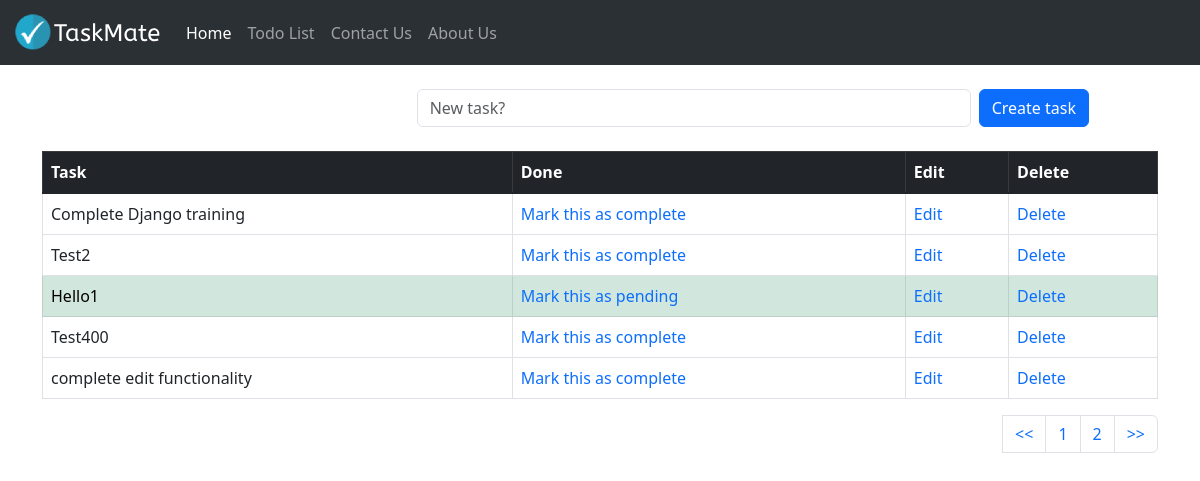
Before: /todolist/ with the older database file.
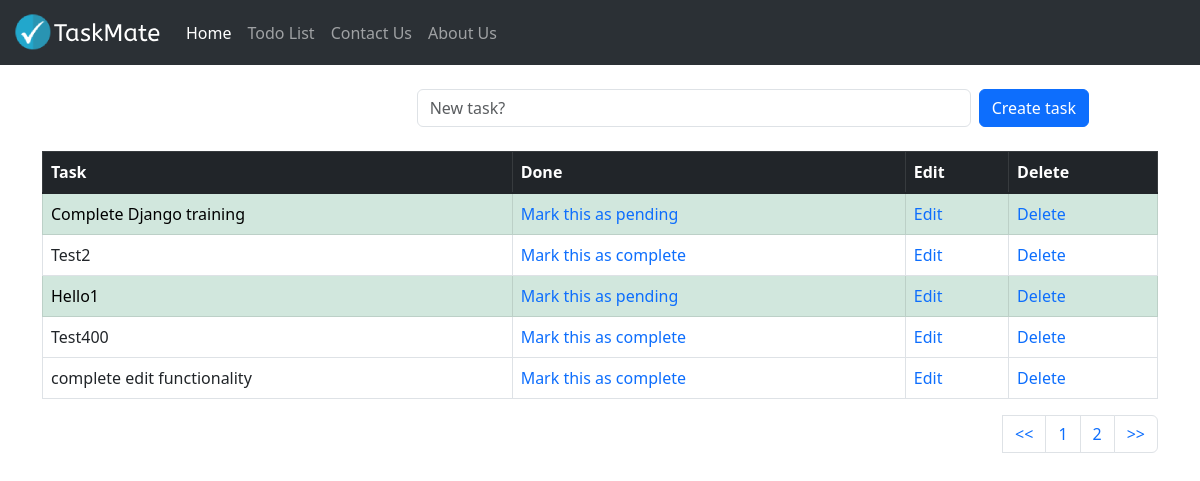
After: the same page with the newer database file.
### todolist_app/models.py (models this page shows, shortened)
class TaskList(models.Model):
    task = models.CharField(max_length=300)
    done = models.BooleanField(default=False)

### todolist_app/views.py (the view)
# urls.py: path('todolist/', include('todolist_app.urls')),
def todolist(request):
    if request.method == "POST":
        form = Taskform(request.POST or None)
        if form.is_valid:
            form.save()
        messages.success(request,("Task added successfully!"))
        return redirect('todolist')
    else:
        all_tasks = TaskList.objects.all()
        paginator = Paginator(all_tasks, 5)
        page = request.GET.get('pg')
        all_tasks = paginator.get_page(page)
        return render(request,'todolist.html',{'all_tasks':all_tasks})

### todolist_app/templates/todolist.html (shortened to what this page needs)
{% extends 'base.html' %}
{% block content %}
    <br/>
    <div class="container">
    <form method="POST" class="row align-items-center g-2">
        <label class="col-lg-4 col-form-label"></label>
        <div class="col-md-6 col-lg-6">
            <input type="text" class="form-control" placeholder="New task?" name="task">
        </div>
        <div class="col-lg-2">
            <button type="submit" class="btn btn-primary w-auto text-nowrap">Create task</button>
        </div>
    </form>
    <br/>
    <table class="table table-bordered" >
        <thead class="table table-dark"  >
            <tr>
                <th scope="col">Task</th>
                <th scope="col">Done</th>
                <th scope="col">Edit</th>
                <th scope="col">Delete</th>
                </tr>
        </thead>
        <tbody class="table-group-divider">
            {% if all_tasks%}
                {% for obj in all_tasks %}
                    {% if obj.done%}
                        <tr class="table table-success">
                            <td>{{obj.task}}</td>
                            <td><a href="{% url 'pending_task' obj.id %}" style="text-decoration: none;">Mark this as pending</a></td>
                            <td><a href="{% url 'edit_task' obj.id %}" style="text-decoration: none;">Edit</a></td>
                            <td><a href="{% url 'delete_task' obj.id %}" style="text-decoration: none;">Delete</a></td>
                        </tr>
                    {% else %}
                        <tr>
                            <td>{{obj.task}}</td>
                            <td><a href="{% url 'complete_task' obj.id %}" style="text-decoration: none;">Mark this as complete</a></td>
                            <td><a href="{% url 'edit_task' obj.id %}" style="text-decoration: none;">Edit</a></td>
                            <td><a href="{% url 'delete_task' obj.id %}" style="text-decoration: none;">Delete</a></td>
                        </tr>
                    {% endif %}
                {% endfor %}
            {% endif %}
        </tbody>
    </table>
    <nav aria-label="Page navigation example">
        <ul class="pagination justify-content-end">
        <li>
            <a class="page-link" href="?pg=1"><<</a>
        </li>
        <li class="page-item"><a class="page-link" href="?pg={{ all_tasks.number}}">{{ all_tasks.number}}</a></li>
        {% if all_tasks.has_next %}
            <li class="page-item"><a class="page-link" href="?pg={{ all_tasks.next_page_number}}">{{ all_tasks.next_page_number}}</a></li>
        {%endif%}
        <li class="page-item">
            <a class="page-link" href="?pg={{all_tasks.paginator.num_pages}}">>></a>
        </li>
        </ul>
    </nav>
</div>
{% endblock content %}

Changed rows visible on the page:
changed TaskList "Complete Django training": done "Mark this as complete" → "Mark this as pending"
